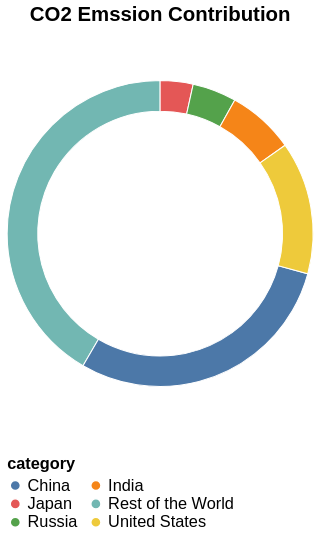

Write the Vega-Lite specification saved for this chart.
### Vega-Lite specification from a JSON file in a GitHub repository (floating-point values rounded to 4 significant figures)
{"$schema": "https://vega.github.io/schema/vega-lite/v5.json", "description": "A simple radial chart with embedded data.", "title": {"text": "CO2 Emssion Contribution "}, "width": "container", "height": 400, "config": {"axis": {"labelFont": "sans-serif", "titleFont": "sans-serif", "labelFontSize": 15, "titleFontSize": 20, "labelLimit": 0}, "legend": {"labelFont": "sans-serif", "titleFont": "sans-serif", "labelFontSize": 16, "titleFontSize": 16, "labelLimit": 0}, "header": {"labelFont": "sans-serif", "titleFont": "sans-serif", "labelFontSize": 20, "titleFontSize": 15}, "title": {"font": "sans-serif", "subtitleFont": "sans-serif", "fontSize": 20}}, "data": {"values": [{"category": "Rest of the World", "value": 41.59}, {"category": "China", "value": 29.18}, {"category": "Japan", "value": 3.47}, {"category": "Russia", "value": 4.65}, {"category": "India", "value": 7.09}, {"category": "United States", "value": 14.02}]}, "layer": [{"mark": {"type": "arc", "innerRadius": 120, "stroke": "#fff"}}], "encoding": {"theta": {"field": "value", "type": "quantitative", "stack": true}, "color": {"field": "category", "type": "nominal", "legend": {"columns": 2, "orient": "bottom"}}, "order": {"field": "value", "type": "quantitative", "sort": "ascending"}, "tooltip": [{"field": "category", "type": "nominal", "title": "Country/Region"}, {"field": "value", "type": "quantitative", "title": "Contribution to Emission", "format": ".2s"}]}}
